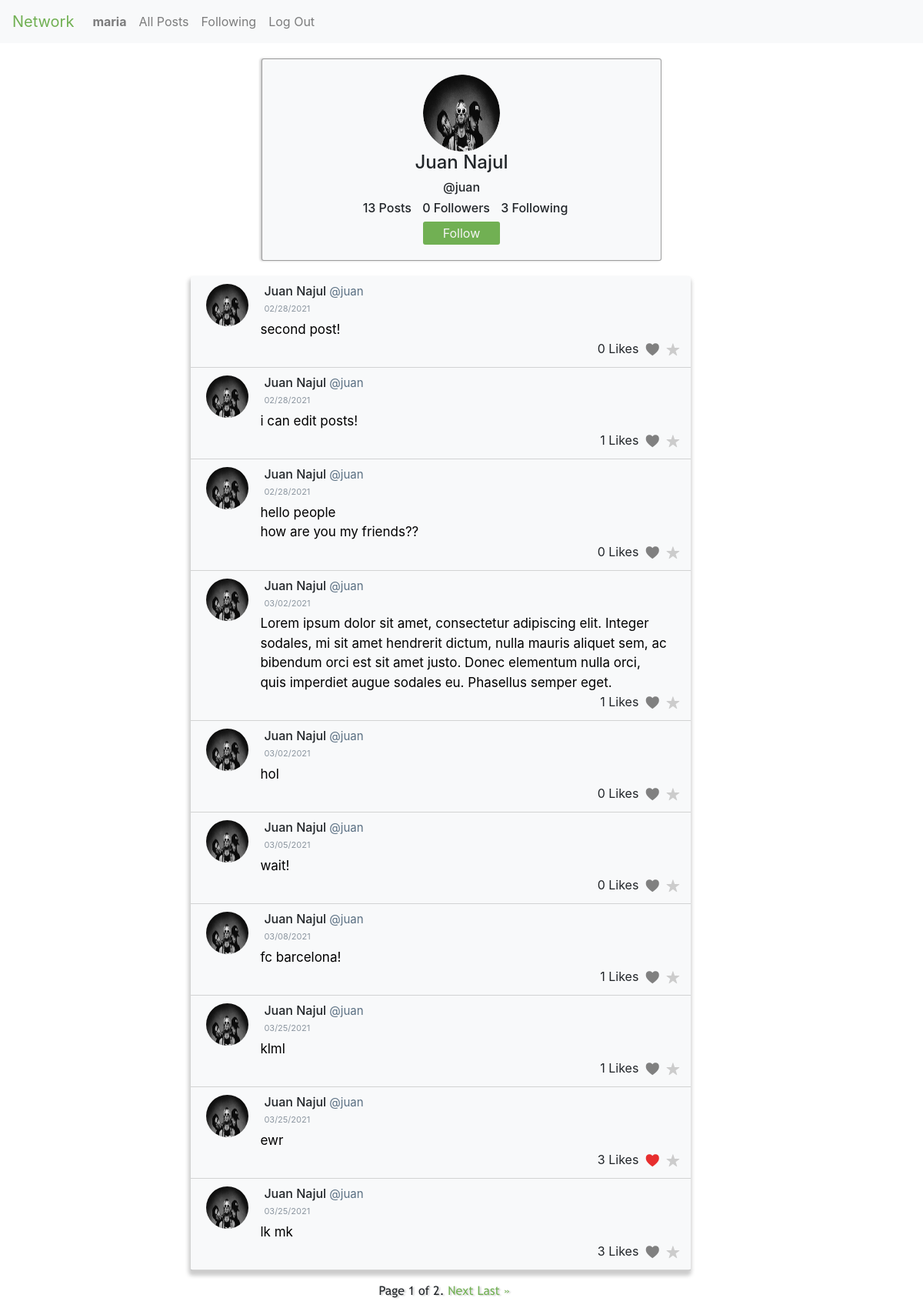
Page /profile/juan (signed in) on the committed database.
### network/models.py (models this page shows, shortened)
class User(AbstractUser):
    profile_image = models.ImageField(default='../static/network/img/defaultprofile.jpg', verbose_name='user_photo', upload_to='profile_img')
    pass

class Post(models.Model):
    content = models.CharField(max_length=255)
    user = models.ForeignKey(User, on_delete=models.CASCADE, related_name="author")
    likes = models.ManyToManyField(User, related_name="post_likes", null=True,blank=True)
    created_at = models.DateTimeField(auto_now_add=True)

### network/views.py (the view)
# urls.py: path("profile/<str:username>", views.profile_page, name="profile"),
@login_required(login_url='login')
def profile_page(request, username):
    if request.user.is_anonymous:
        redirect('login')
    profile_user = get_object_or_404(User, username=username)
    current_user = request.user
    user_is_following_profileuser = False
    if request.user.is_authenticated:
        user_is_following_profileuser = current_user.following.filter(followed_id=profile_user.id).exists()
    profile_posts = Post.objects.filter(user=profile_user).order_by("id")
    paginator = Paginator(profile_posts, 10)
    page_number = request.GET.get('page')
    page_obj = paginator.get_page(page_number)
    num_posts = len(profile_posts)
    if request.user.is_authenticated:
        if request.method == "POST":
            if "follow_btn" in request.POST:
                Profile.objects.create(follower=current_user, followed=profile_user)
                user_is_following_profileuser = current_user.following.filter(followed_id=profile_user.id).exists()
            elif "unfollow_btn" in request.POST:
                Profile.objects.get(follower=current_user, followed=profile_user).delete()
                user_is_following_profileuser = current_user.following.filter(followed_id=profile_user.id).exists()
    return render(request, "network/profile.html", {
        "profile_user": profile_user,
        "current_user":current_user,
        "profile_posts": page_obj,
        "num_posts": num_posts,
        "user_is_following_profileuser":user_is_following_profileuser
    })

### network/templates/network/profile.html (shortened to what this page needs)
{% extends 'network/layout.html' %}
{% load static %}
{% block body %}
<section class="content">
    <div class="container">
        <div class="row">
            <div class="profile-info">
                <div class="row">
                    <div class="profile-photo">
                        <img src="{{profile_user.profile_image.url}}" alt="">
                    </div>
                </div>
                <div class="row">
                    <div class="profile-name">
                        <h4>{{profile_user.first_name}} {{profile_user.last_name}}</h4>
                    </div>
                </div>
                <div class="row">
                    <div class="profile-username">
                        <h6>@{{profile_user.username}}</h6>
                    </div>
                </div>
                <div class="row">
                    <div class="profile-user-info">
                        <h6>
                            <span id="profile-posts">{{num_posts}} Posts</span>
                            <span id="profile-followers">{{profile_user.followers.count}} Followers</span>
                            <span id="profile-following">{{profile_user.following.count}} Following</span>
                        </h6>
                    </div>
                </div>
                {% if profile_user != current_user %}
                <div class="row">
                    {% if user_is_following_profileuser == False%}
                    <div class="follow-button">
                        <form action="{% url 'profile' username=profile_user.username %}" method="POST">
                            <button id="follow-button" name="follow_btn">Follow</button>
                        </form>
                    </div>
                    {% endif %}
                </div>
                {% endif %}
            </div>
        </div>
    </div>
    <div id="profile-published-content">
        <div class="container">
            <div class="row">
                <div id="profile-published-post" class="col-12">
                    {% for post in profile_posts%}
                    <div class="posts">
                        <div class="row">
                            <div class="post-photo" class="col-2">
                                <img src="{{post.user.profile_image.url}}" alt="" />
                            </div>
                            <div class="post-name col-6">
                                    <h6>{{post.user.first_name}} {{post.user.last_name}} <span class="post-username">@{{post.user.username}}</span></h6>
                            </div>
                        </div>
                        <div class="row">
                            <p class="post-date col-12">{{post.created_at|date:"SHORT_DATE_FORMAT"}}</p>
                        </div>
                        <div class="row" data-contentid ="{{post.id}}">
                            <p class="post-content col-12" >{{post.content|linebreaksbr}}</p>
                        </div>
                        <div class="row">
                            <div class="post-buttons col-12">
                                <span class="num-likes id_num_likes{{post.id}}">{{post.likes.count}} Likes</span>
                                {% if request.user.is_authenticated %}
                                <span class="{% if request.user in post.likes.all %}in-like-post{% else %}like-post{% endif %} id_color_like{{post.id}}">
                                    <a id="like-post-link" data-postid="{{ post.id }}">N</a>
                                </span>
                                <span class="fav-post"><a href="">R</a></span>
                                {% endif %}
                            </div>
                        </div>
                    </div>
                    {% endfor %}
                </div>
                <div class="pagination">
                    <div id="pagination-content">
                        <span class="step-links">
                        <span class="current">
                            Page {{ profile_posts.number }} of {{ profile_posts.paginator.num_pages }}.
                        </span>
                        {% if profile_posts.has_next %}
                            <a href="?page={{ profile_posts.next_page_number }}">Next</a>
                            <a href="?page={{ profile_posts.paginator.num_pages }}">Last &raquo;</a>
                        {% endif %}
                    </span>
                    </div>
                </div>
            </div>
        </div>
    </div>
</section>
{% endblock %}

### network/templates/network/layout.html (shortened to what this page needs)
{% load static %}
<!DOCTYPE html>
<html lang="en">
    <head>
        <link rel="stylesheet" href="https://stackpath.bootstrapcdn.com/bootstrap/4.4.1/css/bootstrap.min.css">
        <link href="{% static 'network/styles.css' %}" rel="stylesheet">
    </head>
    <body>
        <nav class="navbar navbar-expand-lg navbar-light bg-light">
            <a class="navbar-brand" id="logo-title" href="{% url 'index' %}">Network</a>
            <div>
              <ul class="navbar-nav mr-auto">
                {% if user.is_authenticated %}
                    <li class="nav-item">
                        <a class="nav-link" href="{% url 'profile' username=request.user.username %}"><strong id="username_for_like">{{ user.username }}</strong></a>
                    </li>
                {% endif %}
                <li class="nav-item">
                  <a class="nav-link" href="{% url 'index' %}">All Posts</a>
                </li>
                {% if user.is_authenticated %}
                    <li class="nav-item">
                        <a class="nav-link" href="{% url 'following' %}">Following</a>
                    </li>
                    <li class="nav-item">
                        <a class="nav-link" href="{% url 'logout' %}">Log Out</a>
                    </li>
                {% endif %}
              </ul>
            </div>
        </nav>
        <div class="body">
            {% block body %}
            {% endblock %}
        </div>
    </body>
</html>

### network/static/network/styles.css (style rules this page uses)
* { margin: 0px; padding: 0px; }
#logo-title { color: #71b053; }
.content { width: 72.2%; height: 90vh; margin: 0 auto; margin-top: 20px; }
::placeholder { color: grey; }
#published-post, #profile-published-post { margin: 0 auto; padding: 0; margin-top: 20px; margin-left: 20px; border-radius: 3px; background: #f8f9fa; box-shadow: -1px 5px 5px 2px #ccc; }
.posts { width: 100%; margin-top: 0px; border-bottom: 1px solid rgba(173, 173, 173, 0.5); transition: all 300ms; }
.posts .post-name, .posts .post-date, .posts .post-content, .posts .post-photo { padding-left: 10px; padding-top: 10px; }
.posts .post-photo { width: 55px; height: 55px; margin-top: 10px; margin-left: 35px; border-radius: 50%; overflow: hidden; transition: all 300ms; }
.posts .post-photo img { width: 60px; height: 60px; margin-top: -13.5px; margin-left: -13px; border-radius: 50%; transition: all 300ms; }
.post-name { margin-left: 10px; font-family: -apple-system, BlinkMacSystemFont, 'Segoe UI', Roboto, Oxygen, Ubuntu, Cantarell, 'Open Sans', 'Helvetica Neue', sans-serif; }
.post-name span { font-weight:normal; font-size: 15px; color: rgb(91, 112, 131); }
.post-date { margin-top: -41px; margin-left: 100px; color: rgb(140, 150, 160); font-size: 11px; font-weight: normal; }
.post-content { margin-left: 95px; margin-top: -20px; margin-bottom: 0px; padding-right: 140px; color: black; font-size: 17px; }
.post-buttons { text-align: right; margin-bottom: 10px; }
.like-post, .fav-post, .num-likes, .edit-post-link, .in-like-post { margin-right: 15px; margin-left: -10px; }
.like-post a { font-family:'icons'; text-decoration: none; color: grey; transition: all 400ms; }
.in-like-post a { font-family:'icons'; text-decoration: none; color: rgba(228, 13, 13, 0.863); transition: all 400ms; }
.fav-post a { font-family:'icons'; text-decoration: none; color: #ccc; transition: all 300ms; }
.pagination { width: 100%; margin: 10px; margin-left: 59px; margin-top: 15px; text-align: center; cursor: pointer; }
#pagination-content { width: 100%; font-family: 'TrebuchetMS'; font-size: 16px; text-shadow: 2px 1px 2px #ccc; }
#pagination-content a { text-decoration: none; color: #71b053; transition: all 600ms; }
.profile-info { width: 60%; margin: 0 auto; background: #f8f9fa; border: 1px solid rgba(68, 67, 67, 0.5); border-radius: 3px; box-shadow: -2px 0px 3px #ccc; }
.profile-photo { width: 100px; height: 100px; margin: 0 auto; margin-top: 20px; border-radius: 50%; overflow: hidden; }
.profile-photo img { width: 105px; height:100px; padding-right: 5px; border-radius: 50%; }
.profile-name, .profile-username, .profile-user-info, .follow-button, .edit-profile-button, .unfollow-button { width: 100%; margin: 0 auto; text-align: center; }
.profile-user-info h6 span { margin-left: 10px; }
#follow-button, #edit-profile-button, #unfollow-button { width: 100px; padding: 3px; border: none; border-radius: 3px; color: whitesmoke; background: #71b053; margin-bottom: 20px; transition: all 300ms; }
#profile-published-content { width: 75%; margin: 0 auto; margin-right: 155px; margin-bottom: 50px; }

### rows in the picture
User: username "maria"
User: profile_image (picture), first_name "Juan", last_name "Najul", username "juan", followers.count "0", following.count "3"
Post: user.profile_image (picture), user.first_name "Juan", user.last_name "Najul", user.username "juan", created_at "02/28/2021", content "second post!", likes.count "0"
Post: user.profile_image (picture), user.first_name "Juan", user.last_name "Najul", user.username "juan", created_at "02/28/2021", content "i can edit posts!", likes.count "1"
Post: user.profile_image (picture), user.first_name "Juan", user.last_name "Najul", user.username "juan", created_at "02/28/2021", content "hello people how are you my friends??", likes.count "0"
Post: user.profile_image (picture), user.first_name "Juan", user.last_name "Najul", user.username "juan", created_at "03/02/2021", content "Lorem ipsum dolor sit amet, consectetur adipiscing elit. Integer sodales, mi sit amet hendrerit dictum, nulla mauris aliquet sem, ac bibendum orci est sit amet justo. Donec elementum nulla orci, quis imperdiet augue sodales eu. Phasellus semper eget.", likes.count "1"
Post: user.profile_image (picture), user.first_name "Juan", user.last_name "Najul", user.username "juan", created_at "03/02/2021", content "hol", likes.count "0"
Post: user.profile_image (picture), user.first_name "Juan", user.last_name "Najul", user.username "juan", created_at "03/05/2021", content "wait!", likes.count "0"
Post: user.profile_image (picture), user.first_name "Juan", user.last_name "Najul", user.username "juan", created_at "03/08/2021", content "fc barcelona!", likes.count "1"
Post: user.profile_image (picture), user.first_name "Juan", user.last_name "Najul", user.username "juan", created_at "03/25/2021", content "klml", likes.count "1"
Post: user.profile_image (picture), user.first_name "Juan", user.last_name "Najul", user.username "juan", created_at "03/25/2021", content "ewr", likes.count "3"
Post: user.profile_image (picture), user.first_name "Juan", user.last_name "Najul", user.username "juan", created_at "03/25/2021", content "lk mk", likes.count "3"

### other values in the picture
{{ num_posts }} "13"
{{ profile_posts.number }} "1"
{{ profile_posts.paginator.num_pages }} "2"
